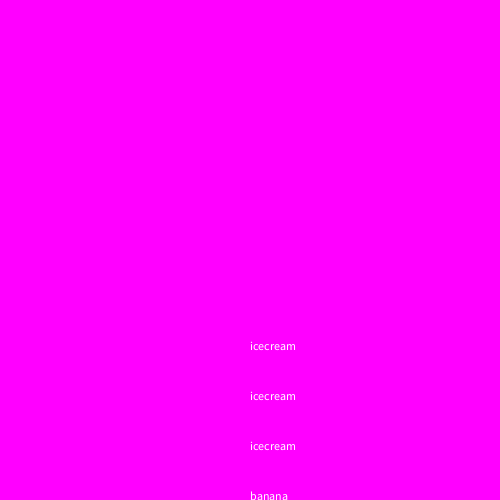
Frame 1 (no input)
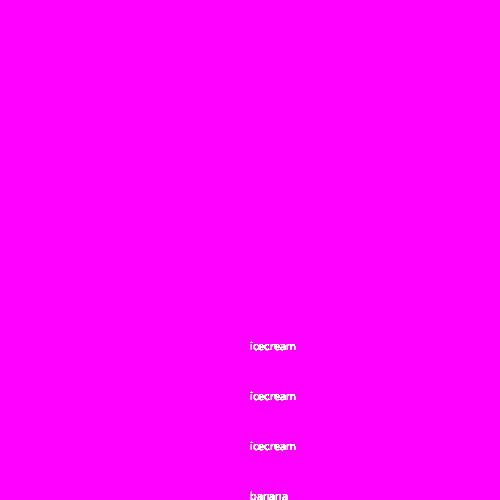
Frame 60 (the mouse pressed at the canvas centre just before this capture)
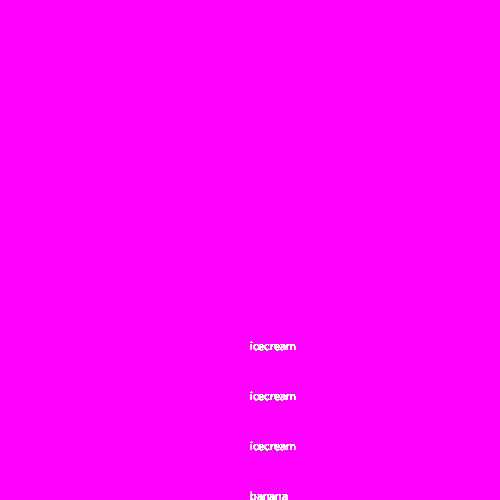
Frame 120 (the mouse held since frame 60 and released just before this capture)

The Processing sketch that drew these frames (run headless with seeded random() and noise(); from frame 60 on, the mouse is pressed at the canvas centre):

// Processing sketch: Banana_Split
// ── Banana_Split.pde
int y = 300;
void setup() {
  size(500,500);
  background(255,0,255);
}
void draw(){
  y = 300;
  for(int i = 0 ; i < 3; i++){
    text("icecream", 250, y + 50);
  y = y + 50;
  
}
text("banana", 250, 500);
}
